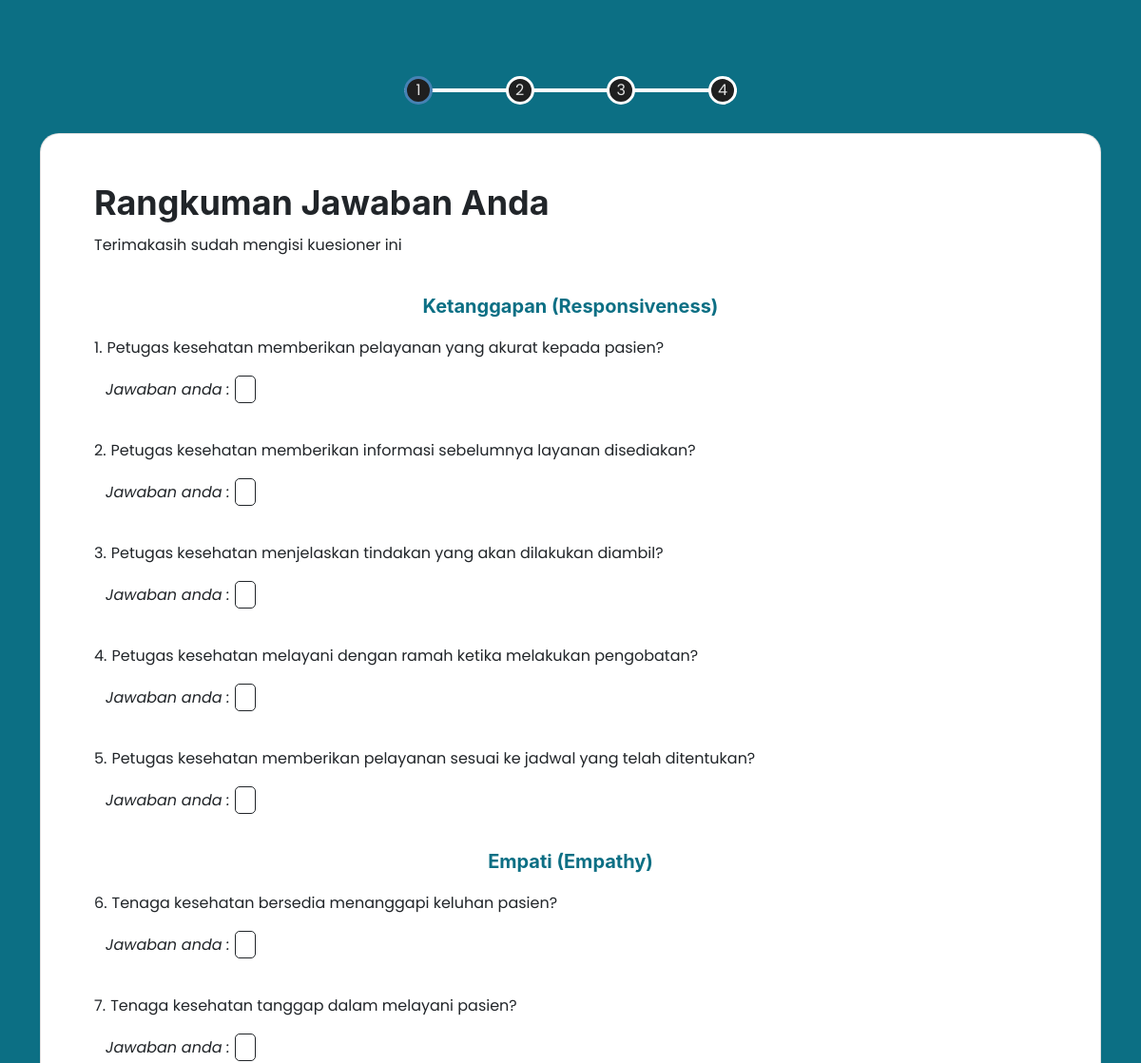
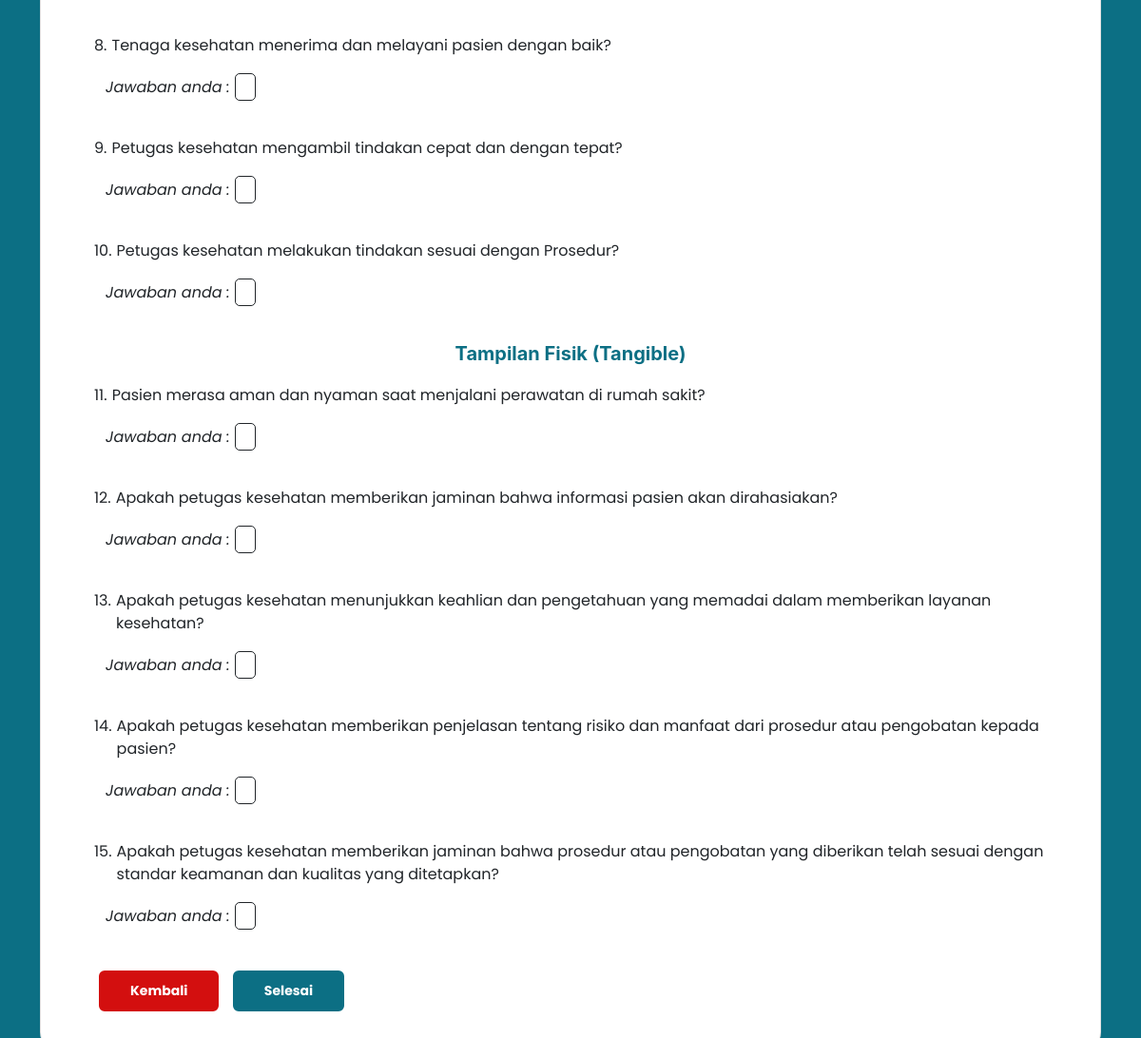
The app's page /pages/kuesioner/rangkuman.php with its own data (2 pictures, top to bottom).
### tables this page shows
CREATE TABLE `categories` (
  `id_category` int(11) NOT NULL,
  `category` varchar(100) NOT NULL
);

CREATE TABLE `questions` (
  `id_question` int(11) NOT NULL,
  `question` text NOT NULL,
  `id_category` int(11) NOT NULL,
  `deleted_at` timestamp NULL DEFAULT NULL,
  `created_at` timestamp NULL DEFAULT NULL,
  `updated_at` timestamp NULL DEFAULT NULL
);

### pages/kuesioner/rangkuman.php (the view, shortened to what this page needs)
<?php
include "../../validations/connection.php";
$queryCategory = "SELECT * FROM categories";
$resultCategory = mysqli_query($connect, $queryCategory);
$nomor = 1;
?>
<!DOCTYPE html>
<html lang="en">
<head>
    <link rel="stylesheet" href="../../assets/styles/main.css" />
    <link href="../../vendor/bootstrap-icons/bootstrap-icons.css" rel="stylesheet" />
    <link href="../../vendor/aos/aos.css" rel="stylesheet" />
    <link href="../../vendor/glightbox/css/glightbox.min.css" rel="stylesheet" />
</head>
<body>
    <main>
        <section id="keusioner" class="kuesioner">
            <div class="progressbar">
                <div class="container">
                    <div class="progress-container">
                        <div class="circle active">1</div>
                        <div class="circle">2</div>
                        <div class="circle">3</div>
                        <div class="circle">4</div>
                    </div>
                    <div class="card">
                        <div class="card-body">
                            <form id="formNext" action="../../validations/proses_survey.php" method="post">
                                <div class="content">
                                    <h3 class="card-title">Rangkuman Jawaban Anda</h3>
                                    <p class="card-subtitle">
                                        Terimakasih sudah mengisi kuesioner ini
                                    </p>
                                    <?php while ($rowCategory = mysqli_fetch_assoc($resultCategory)) : ?>
                                    <div class="category-question">
                                        <h4 class="elementor-divider px-4"><?php echo $rowCategory['category']; ?></h4>
                                    </div>
                                    <?php
                                        $categoryId = $rowCategory['id_category'];
                                        $queryQuestion = "SELECT * FROM questions WHERE id_category = $categoryId";
                                        $resultQuestion = mysqli_query($connect, $queryQuestion);
                                     ?>
                                    <?php while ($rowQuestion = mysqli_fetch_assoc($resultQuestion)) : ?>
                                    <div class="question-container">
                                        <div class="question">
                                            <div class="question-no"><?php echo $nomor; ?>.</div>
                                            <div class="question-text"><?php echo $rowQuestion['question']; ?></div>
                                        </div>
                                        <p class="answer">Jawaban anda :
                                            <span><?php echo $_POST['Q' . $rowQuestion['id_question']]; ?></span>
                                        </p>
                                    </div>
                                    <?php $nomor++; ?>
                                    <?php endwhile; ?>
                                    <?php endwhile; ?>
                                </div>
                                <div class="button">
                                    <a href="" class="btn btn-secondary" id="prev">Kembali</a>
                                    <button type="submit" class="btn btn-primary" id="next">
                                        Selesai
                                    </button>
                                </div>
                            </form>
                        </div>
                    </div>
                </div>
            </div>
        </section>
    </main>
</body>
</html>

### records on screen
categories: category "Ketanggapan (Responsiveness)"
questions: question "Petugas kesehatan memberikan pelayanan yang akurat kepada pasien?"
questions: question "Petugas kesehatan memberikan informasi sebelumnya layanan disediakan?"
questions: question "Petugas kesehatan menjelaskan tindakan yang akan dilakukan diambil?"
questions: question "Petugas kesehatan melayani dengan ramah ketika melakukan pengobatan?"
questions: question "Petugas kesehatan memberikan pelayanan sesuai ke jadwal yang telah ditentukan?"
categories: category "Empati (Empathy)"
questions: question "Tenaga kesehatan bersedia menanggapi keluhan pasien?"
questions: question "Tenaga kesehatan tanggap dalam melayani pasien?"
questions: question "Tenaga kesehatan menerima dan melayani pasien dengan baik?"
questions: question "Petugas kesehatan mengambil tindakan cepat dan dengan tepat?"
questions: question "Petugas kesehatan melakukan tindakan sesuai dengan Prosedur?"
categories: category "Tampilan Fisik (Tangible)"
questions: question "Pasien merasa aman dan nyaman saat menjalani perawatan di rumah sakit?"
questions: question "Apakah petugas kesehatan memberikan jaminan bahwa informasi pasien akan dirahasiakan?"
questions: question "Apakah petugas kesehatan menunjukkan keahlian dan pengetahuan yang memadai dalam memberikan layanan kesehatan?"
questions: question "Apakah petugas kesehatan memberikan penjelasan tentang risiko dan manfaat dari prosedur atau pengobatan kepada pasien?"
questions: question "Apakah petugas kesehatan memberikan jaminan bahwa prosedur atau pengobatan yang diberikan telah sesuai dengan standar keamanan dan kualitas yang ditetapkan?"
